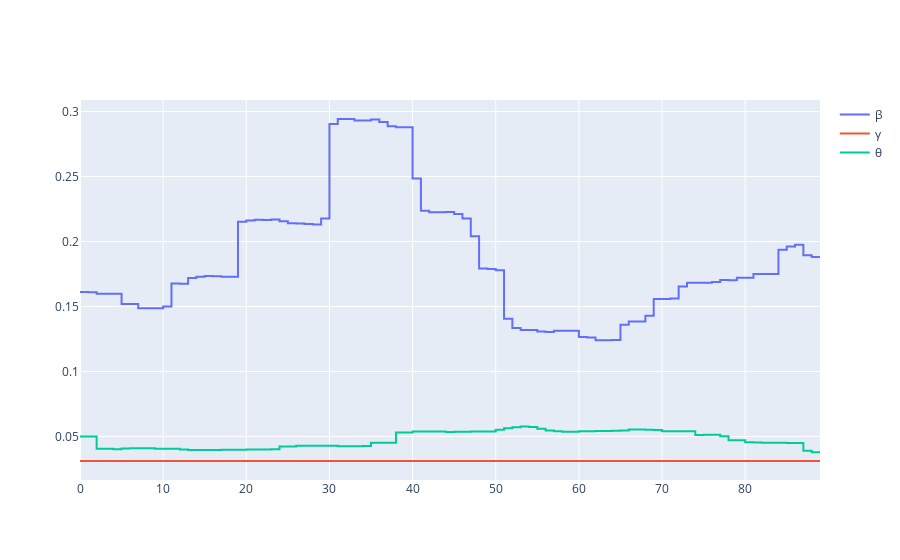

The notebook cell saved with this chart:
### Code cell
a = InferSIRQt(weight_b=210, weight_t=1000, weight_r=0.1, weight_c=0.003, penalty_b=variation1, penalty_t=variation1)
a.fit(city, sample, confirmed, verbose=False)
os.system('play -nq -t alsa synth 1 sine 800')
a.dynamic
